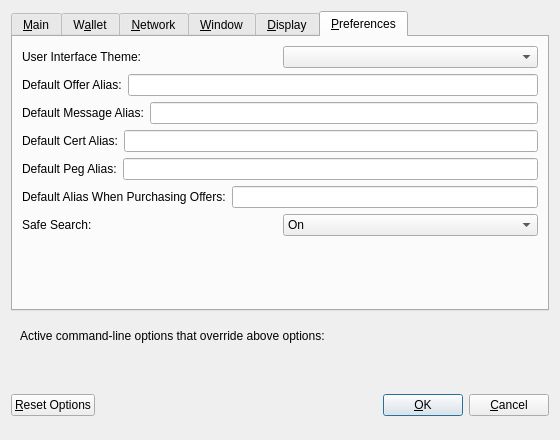
<?xml version="1.0" encoding="UTF-8"?>
<ui version="4.0">
 <class>OptionsDialog</class>
 <widget class="QDialog" name="OptionsDialog">
  <property name="geometry">
   <rect>
    <x>0</x>
    <y>0</y>
    <width>560</width>
    <height>440</height>
   </rect>
  </property>
  <property name="windowTitle">
   <string>Options</string>
  </property>
  <property name="modal">
   <bool>true</bool>
  </property>
  <layout class="QVBoxLayout" name="verticalLayout">
   <item>
    <widget class="QTabWidget" name="tabWidget">
     <property name="currentIndex">
      <number>5</number>
     </property>
     <widget class="QWidget" name="tabMain">
      <attribute name="title">
       <string>&amp;Main</string>
      </attribute>
      <layout class="QVBoxLayout" name="verticalLayout_Main">
       <item>
        <widget class="QCheckBox" name="syscoinAtStartup">
         <property name="toolTip">
          <string>Automatically start Syscoin Core after logging in to the system.</string>
         </property>
         <property name="text">
          <string>&amp;Start Syscoin Core on system login</string>
         </property>
        </widget>
       </item>
       <item>
        <layout class="QHBoxLayout" name="horizontalLayout_2_Main">
         <item>
          <widget class="QLabel" name="databaseCacheLabel">
           <property name="text">
            <string>Size of &amp;database cache</string>
           </property>
           <property name="textFormat">
            <enum>Qt::PlainText</enum>
           </property>
           <property name="buddy">
            <cstring>databaseCache</cstring>
           </property>
          </widget>
         </item>
         <item>
          <widget class="QSpinBox" name="databaseCache"/>
         </item>
         <item>
          <widget class="QLabel" name="databaseCacheUnitLabel">
           <property name="text">
            <string>MB</string>
           </property>
           <property name="textFormat">
            <enum>Qt::PlainText</enum>
           </property>
          </widget>
         </item>
         <item>
          <spacer name="horizontalSpacer_2_Main">
           <property name="orientation">
            <enum>Qt::Horizontal</enum>
           </property>
           <property name="sizeHint" stdset="0">
            <size>
             <width>40</width>
             <height>20</height>
            </size>
           </property>
          </spacer>
         </item>
        </layout>
       </item>
       <item>
        <layout class="QHBoxLayout" name="horizontalLayout_3_Main">
         <item>
          <widget class="QLabel" name="threadsScriptVerifLabel">
           <property name="text">
            <string>Number of script &amp;verification threads</string>
           </property>
           <property name="textFormat">
            <enum>Qt::PlainText</enum>
           </property>
           <property name="buddy">
            <cstring>threadsScriptVerif</cstring>
           </property>
          </widget>
         </item>
         <item>
          <widget class="QSpinBox" name="threadsScriptVerif">
           <property name="toolTip">
            <string>(0 = auto, &lt;0 = leave that many cores free)</string>
           </property>
          </widget>
         </item>
         <item>
          <spacer name="horizontalSpacer_3_Main">
           <property name="orientation">
            <enum>Qt::Horizontal</enum>
           </property>
           <property name="sizeHint" stdset="0">
            <size>
             <width>40</width>
             <height>20</height>
            </size>
           </property>
          </spacer>
         </item>
        </layout>
       </item>
       <item>
        <spacer name="verticalSpacer_Main">
         <property name="orientation">
          <enum>Qt::Vertical</enum>
         </property>
         <property name="sizeHint" stdset="0">
          <size>
           <width>20</width>
           <height>40</height>
          </size>
         </property>
        </spacer>
       </item>
      </layout>
     </widget>
     <widget class="QWidget" name="tabWallet">
      <attribute name="title">
       <string>W&amp;allet</string>
      </attribute>
      <layout class="QVBoxLayout" name="verticalLayout_Wallet">
       <item>
        <widget class="QGroupBox" name="groupBox">
         <property name="title">
          <string>Expert</string>
         </property>
         <layout class="QVBoxLayout" name="verticalLayout_2">
          <item>
           <widget class="QCheckBox" name="coinControlFeatures">
            <property name="toolTip">
             <string>Whether to show coin control features or not.</string>
            </property>
            <property name="text">
             <string>Enable coin &amp;control features</string>
            </property>
           </widget>
          </item>
          <item>
           <widget class="QCheckBox" name="spendZeroConfChange">
            <property name="toolTip">
             <string>If you disable the spending of unconfirmed change, the change from a transaction cannot be used until that transaction has at least one confirmation. This also affects how your balance is computed.</string>
            </property>
            <property name="text">
             <string>&amp;Spend unconfirmed change</string>
            </property>
           </widget>
          </item>
         </layout>
        </widget>
       </item>
       <item>
        <spacer name="verticalSpacer_Wallet">
         <property name="orientation">
          <enum>Qt::Vertical</enum>
         </property>
         <property name="sizeHint" stdset="0">
          <size>
           <width>20</width>
           <height>40</height>
          </size>
         </property>
        </spacer>
       </item>
      </layout>
     </widget>
     <widget class="QWidget" name="tabNetwork">
      <attribute name="title">
       <string>&amp;Network</string>
      </attribute>
      <layout class="QVBoxLayout" name="verticalLayout_Network">
       <item>
        <widget class="QCheckBox" name="mapPortUpnp">
         <property name="toolTip">
          <string>Automatically open the Syscoin client port on the router. This only works when your router supports UPnP and it is enabled.</string>
         </property>
         <property name="text">
          <string>Map port using &amp;UPnP</string>
         </property>
        </widget>
       </item>
       <item>
        <widget class="QCheckBox" name="allowIncoming">
         <property name="toolTip">
          <string>Accept connections from outside</string>
         </property>
         <property name="text">
          <string>Allow incoming connections</string>
         </property>
        </widget>
       </item>
       <item>
        <widget class="QCheckBox" name="connectSocks">
         <property name="toolTip">
          <string>Connect to the Syscoin network through a SOCKS5 proxy.</string>
         </property>
         <property name="text">
          <string>&amp;Connect through SOCKS5 proxy (default proxy):</string>
         </property>
        </widget>
       </item>
       <item>
        <layout class="QHBoxLayout" name="horizontalLayout_1_Network">
         <item>
          <widget class="QLabel" name="proxyIpLabel">
           <property name="text">
            <string>Proxy &amp;IP:</string>
           </property>
           <property name="textFormat">
            <enum>Qt::PlainText</enum>
           </property>
           <property name="buddy">
            <cstring>proxyIp</cstring>
           </property>
          </widget>
         </item>
         <item>
          <widget class="QValidatedLineEdit" name="proxyIp">
           <property name="minimumSize">
            <size>
             <width>140</width>
             <height>0</height>
            </size>
           </property>
           <property name="maximumSize">
            <size>
             <width>140</width>
             <height>16777215</height>
            </size>
           </property>
           <property name="toolTip">
            <string>IP address of the proxy (e.g. IPv4: 127.0.0.1 / IPv6: ::1)</string>
           </property>
          </widget>
         </item>
         <item>
          <widget class="QLabel" name="proxyPortLabel">
           <property name="text">
            <string>&amp;Port:</string>
           </property>
           <property name="textFormat">
            <enum>Qt::PlainText</enum>
           </property>
           <property name="buddy">
            <cstring>proxyPort</cstring>
           </property>
          </widget>
         </item>
         <item>
          <widget class="QLineEdit" name="proxyPort">
           <property name="minimumSize">
            <size>
             <width>55</width>
             <height>0</height>
            </size>
           </property>
           <property name="maximumSize">
            <size>
             <width>55</width>
             <height>16777215</height>
            </size>
           </property>
           <property name="toolTip">
            <string>Port of the proxy (e.g. 9050)</string>
           </property>
          </widget>
         </item>
         <item>
          <spacer name="horizontalSpacer_1_Network">
           <property name="orientation">
            <enum>Qt::Horizontal</enum>
           </property>
           <property name="sizeHint" stdset="0">
            <size>
             <width>40</width>
             <height>20</height>
            </size>
           </property>
          </spacer>
         </item>
        </layout>
       </item>
       <item>
        <layout class="QHBoxLayout" name="horizontalLayout_2_Network">
         <item>
          <widget class="QLabel" name="proxyActiveNets">
           <property name="text">
            <string>Used for reaching peers via:</string>
           </property>
           <property name="textFormat">
            <enum>Qt::PlainText</enum>
           </property>
          </widget>
         </item>
         <item>
          <widget class="QCheckBox" name="proxyReachIPv4">
           <property name="enabled">
            <bool>false</bool>
           </property>
           <property name="toolTip">
            <string>Shows, if the supplied default SOCKS5 proxy is used to reach peers via this network type.</string>
           </property>
           <property name="text">
            <string/>
           </property>
          </widget>
         </item>
         <item>
          <widget class="QLabel" name="proxyReachIPv4Label">
           <property name="text">
            <string>IPv4</string>
           </property>
           <property name="textFormat">
            <enum>Qt::PlainText</enum>
           </property>
          </widget>
         </item>
         <item>
          <widget class="QCheckBox" name="proxyReachIPv6">
           <property name="enabled">
            <bool>false</bool>
           </property>
           <property name="toolTip">
            <string>Shows, if the supplied default SOCKS5 proxy is used to reach peers via this network type.</string>
           </property>
           <property name="text">
            <string/>
           </property>
          </widget>
         </item>
         <item>
          <widget class="QLabel" name="proxyReachIPv6Label">
           <property name="text">
            <string>IPv6</string>
           </property>
           <property name="textFormat">
            <enum>Qt::PlainText</enum>
           </property>
          </widget>
         </item>
         <item>
          <widget class="QCheckBox" name="proxyReachTor">
           <property name="enabled">
            <bool>false</bool>
           </property>
           <property name="toolTip">
            <string>Shows, if the supplied default SOCKS5 proxy is used to reach peers via this network type.</string>
           </property>
           <property name="text">
            <string/>
           </property>
          </widget>
         </item>
         <item>
          <widget class="QLabel" name="proxyReachTorLabel">
           <property name="text">
            <string>Tor</string>
           </property>
           <property name="textFormat">
            <enum>Qt::PlainText</enum>
           </property>
          </widget>
         </item>
         <item>
          <spacer name="horizontalSpacer_2_Network">
           <property name="orientation">
            <enum>Qt::Horizontal</enum>
           </property>
           <property name="sizeHint" stdset="0">
            <size>
             <width>40</width>
             <height>20</height>
            </size>
           </property>
          </spacer>
         </item>
        </layout>
       </item>
       <item>
        <widget class="QCheckBox" name="connectSocksTor">
         <property name="toolTip">
          <string>Connect to the Syscoin network through a separate SOCKS5 proxy for Tor hidden services.</string>
         </property>
         <property name="text">
          <string>Use separate SOCKS5 proxy to reach peers via Tor hidden services:</string>
         </property>
        </widget>
       </item>
       <item>
        <layout class="QHBoxLayout" name="horizontalLayout_3_Network">
         <item>
          <widget class="QLabel" name="proxyIpTorLabel">
           <property name="text">
            <string>Proxy &amp;IP:</string>
           </property>
           <property name="textFormat">
            <enum>Qt::PlainText</enum>
           </property>
           <property name="buddy">
            <cstring>proxyIpTor</cstring>
           </property>
          </widget>
         </item>
         <item>
          <widget class="QValidatedLineEdit" name="proxyIpTor">
           <property name="minimumSize">
            <size>
             <width>140</width>
             <height>0</height>
            </size>
           </property>
           <property name="maximumSize">
            <size>
             <width>140</width>
             <height>16777215</height>
            </size>
           </property>
           <property name="toolTip">
            <string>IP address of the proxy (e.g. IPv4: 127.0.0.1 / IPv6: ::1)</string>
           </property>
          </widget>
         </item>
         <item>
          <widget class="QLabel" name="proxyPortTorLabel">
           <property name="text">
            <string>&amp;Port:</string>
           </property>
           <property name="textFormat">
            <enum>Qt::PlainText</enum>
           </property>
           <property name="buddy">
            <cstring>proxyPortTor</cstring>
           </property>
          </widget>
         </item>
         <item>
          <widget class="QLineEdit" name="proxyPortTor">
           <property name="minimumSize">
            <size>
             <width>55</width>
             <height>0</height>
            </size>
           </property>
           <property name="maximumSize">
            <size>
             <width>55</width>
             <height>16777215</height>
            </size>
           </property>
           <property name="toolTip">
            <string>Port of the proxy (e.g. 9050)</string>
           </property>
          </widget>
         </item>
         <item>
          <spacer name="horizontalSpacer_4_Network">
           <property name="orientation">
            <enum>Qt::Horizontal</enum>
           </property>
           <property name="sizeHint" stdset="0">
            <size>
             <width>40</width>
             <height>20</height>
            </size>
           </property>
          </spacer>
         </item>
        </layout>
       </item>
       <item>
        <spacer name="verticalSpacer_Network">
         <property name="orientation">
          <enum>Qt::Vertical</enum>
         </property>
         <property name="sizeHint" stdset="0">
          <size>
           <width>20</width>
           <height>40</height>
          </size>
         </property>
        </spacer>
       </item>
      </layout>
     </widget>
     <widget class="QWidget" name="tabWindow">
      <attribute name="title">
       <string>&amp;Window</string>
      </attribute>
      <layout class="QVBoxLayout" name="verticalLayout_Window">
       <item>
        <widget class="QCheckBox" name="minimizeToTray">
         <property name="toolTip">
          <string>Show only a tray icon after minimizing the window.</string>
         </property>
         <property name="text">
          <string>&amp;Minimize to the tray instead of the taskbar</string>
         </property>
        </widget>
       </item>
       <item>
        <widget class="QCheckBox" name="minimizeOnClose">
         <property name="toolTip">
          <string>Minimize instead of exit the application when the window is closed. When this option is enabled, the application will be closed only after selecting Exit in the menu.</string>
         </property>
         <property name="text">
          <string>M&amp;inimize on close</string>
         </property>
        </widget>
       </item>
       <item>
        <spacer name="verticalSpacer_Window">
         <property name="orientation">
          <enum>Qt::Vertical</enum>
         </property>
         <property name="sizeHint" stdset="0">
          <size>
           <width>20</width>
           <height>40</height>
          </size>
         </property>
        </spacer>
       </item>
      </layout>
     </widget>
     <widget class="QWidget" name="tabDisplay">
      <attribute name="title">
       <string>&amp;Display</string>
      </attribute>
      <layout class="QVBoxLayout" name="verticalLayout_Display">
       <item>
        <layout class="QHBoxLayout" name="horizontalLayout_1_Display">
         <item>
          <widget class="QLabel" name="langLabel">
           <property name="text">
            <string>User Interface &amp;language:</string>
           </property>
           <property name="textFormat">
            <enum>Qt::PlainText</enum>
           </property>
           <property name="buddy">
            <cstring>lang</cstring>
           </property>
          </widget>
         </item>
         <item>
          <widget class="QValueComboBox" name="lang">
           <property name="toolTip">
            <string>The user interface language can be set here. This setting will take effect after restarting Syscoin Core.</string>
           </property>
          </widget>
         </item>
        </layout>
       </item>
       <item>
        <layout class="QHBoxLayout" name="horizontalLayout_2_Display">
         <item>
          <widget class="QLabel" name="unitLabel">
           <property name="text">
            <string>&amp;Unit to show amounts in:</string>
           </property>
           <property name="textFormat">
            <enum>Qt::PlainText</enum>
           </property>
           <property name="buddy">
            <cstring>unit</cstring>
           </property>
          </widget>
         </item>
         <item>
          <widget class="QValueComboBox" name="unit">
           <property name="toolTip">
            <string>Choose the default subdivision unit to show in the interface and when sending coins.</string>
           </property>
          </widget>
         </item>
        </layout>
       </item>
       <item>
        <layout class="QHBoxLayout" name="horizontalLayout_3_Display">
         <item>
          <widget class="QLabel" name="thirdPartyTxUrlsLabel">
           <property name="toolTip">
            <string>Third party URLs (e.g. a block explorer) that appear in the transactions tab as context menu items. %s in the URL is replaced by transaction hash. Multiple URLs are separated by vertical bar |.</string>
           </property>
           <property name="text">
            <string>Third party transaction URLs</string>
           </property>
           <property name="buddy">
            <cstring>thirdPartyTxUrls</cstring>
           </property>
          </widget>
         </item>
         <item>
          <widget class="QLineEdit" name="thirdPartyTxUrls">
           <property name="toolTip">
            <string>Third party URLs (e.g. a block explorer) that appear in the transactions tab as context menu items. %s in the URL is replaced by transaction hash. Multiple URLs are separated by vertical bar |.</string>
           </property>
          </widget>
         </item>
        </layout>
       </item>
       <item>
        <spacer name="verticalSpacer_Display">
         <property name="orientation">
          <enum>Qt::Vertical</enum>
         </property>
         <property name="sizeHint" stdset="0">
          <size>
           <width>20</width>
           <height>40</height>
          </size>
         </property>
        </spacer>
       </item>
      </layout>
     </widget>
     <widget class="QWidget" name="tabSyscoin">
      <attribute name="title">
       <string>&amp;Preferences</string>
      </attribute>
      <layout class="QVBoxLayout" name="verticalLayout_3">
       <item>
        <layout class="QHBoxLayout" name="horizontalLayout_4_Pref">
         <item>
          <widget class="QLabel" name="themeLabel">
           <property name="text">
            <string>User Interface Theme:</string>
           </property>
          </widget>
         </item>
         <item>
          <widget class="QComboBox" name="theme">
           <property name="toolTip">
            <string>The user interface theme can be set here. This setting will take effect after restarting Syscoin Core.</string>
           </property>
          </widget>
         </item>
        </layout>
       </item>
       <item>
        <layout class="QHBoxLayout" name="horizontalLayout_Pref">
         <item>
          <widget class="QLabel" name="labelDefaultOffer">
           <property name="text">
            <string>Default Offer Alias:</string>
           </property>
          </widget>
         </item>
         <item>
          <widget class="QLineEdit" name="defaultOfferAlias"/>
         </item>
        </layout>
       </item>
       <item>
        <layout class="QHBoxLayout" name="horizontalLayout_2_Pref">
         <item>
          <widget class="QLabel" name="labelDefaultMessage">
           <property name="text">
            <string>Default Message Alias:</string>
           </property>
          </widget>
         </item>
         <item>
          <widget class="QLineEdit" name="defaultMessageAlias"/>
         </item>
        </layout>
       </item>
       <item>
        <layout class="QHBoxLayout" name="horizontalLayout_3_Pref">
         <item>
          <widget class="QLabel" name="labelDefaultCert">
           <property name="text">
            <string>Default Cert Alias:</string>
           </property>
          </widget>
         </item>
         <item>
          <widget class="QLineEdit" name="defaultCertAlias"/>
         </item>
        </layout>
       </item>
       <item>
        <layout class="QHBoxLayout" name="horizontalLayout_4_Pref_2">
         <item>
          <widget class="QLabel" name="labelDefaultPeg">
           <property name="text">
            <string>Default Peg Alias:</string>
           </property>
          </widget>
         </item>
         <item>
          <widget class="QLineEdit" name="defaultPegAlias"/>
         </item>
        </layout>
       </item>
       <item>
        <layout class="QHBoxLayout" name="horizontalLayout_5_Pref">
         <item>
          <widget class="QLabel" name="labelDefaultBuyOffer">
           <property name="text">
            <string>Default Alias When Purchasing Offers:</string>
           </property>
          </widget>
         </item>
         <item>
          <widget class="QLineEdit" name="defaultBuyOfferAlias"/>
         </item>
        </layout>
       </item>
       <item>
        <layout class="QHBoxLayout" name="horizontalLayout_6_Pref">
         <item>
          <widget class="QLabel" name="labelSafeSearch">
           <property name="text">
            <string>Safe Search:</string>
           </property>
          </widget>
         </item>
         <item>
          <widget class="QComboBox" name="safeSearch">
           <item>
            <property name="text">
             <string>On</string>
            </property>
           </item>
           <item>
            <property name="text">
             <string>Off</string>
            </property>
           </item>
          </widget>
         </item>
        </layout>
       </item>
       <item>
        <spacer name="verticalSpacer_Pref">
         <property name="orientation">
          <enum>Qt::Vertical</enum>
         </property>
         <property name="sizeHint" stdset="0">
          <size>
           <width>20</width>
           <height>40</height>
          </size>
         </property>
        </spacer>
       </item>
      </layout>
      <zorder>verticalSpacer_Pref</zorder>
     </widget>
    </widget>
   </item>
   <item>
    <widget class="QFrame" name="frame">
     <layout class="QVBoxLayout" name="verticalLayout_Bottom">
      <item>
       <layout class="QHBoxLayout" name="horizontalLayout_Bottom">
        <item>
         <widget class="QLabel" name="overriddenByCommandLineInfoLabel">
          <property name="text">
           <string>Active command-line options that override above options:</string>
          </property>
          <property name="textFormat">
           <enum>Qt::PlainText</enum>
          </property>
         </widget>
        </item>
        <item>
         <spacer name="horizontalSpacer_Bottom">
          <property name="orientation">
           <enum>Qt::Horizontal</enum>
          </property>
          <property name="sizeHint" stdset="0">
           <size>
            <width>40</width>
            <height>20</height>
           </size>
          </property>
         </spacer>
        </item>
       </layout>
      </item>
      <item>
       <widget class="QLabel" name="overriddenByCommandLineLabel">
        <property name="text">
         <string/>
        </property>
        <property name="textFormat">
         <enum>Qt::PlainText</enum>
        </property>
        <property name="wordWrap">
         <bool>true</bool>
        </property>
       </widget>
      </item>
     </layout>
    </widget>
   </item>
   <item>
    <layout class="QHBoxLayout" name="horizontalLayout_Buttons">
     <item>
      <widget class="QPushButton" name="resetButton">
       <property name="toolTip">
        <string>Reset all client options to default.</string>
       </property>
       <property name="text">
        <string>&amp;Reset Options</string>
       </property>
       <property name="autoDefault">
        <bool>false</bool>
       </property>
      </widget>
     </item>
     <item>
      <spacer name="horizontalSpacer_1">
       <property name="orientation">
        <enum>Qt::Horizontal</enum>
       </property>
       <property name="sizeHint" stdset="0">
        <size>
         <width>40</width>
         <height>48</height>
        </size>
       </property>
      </spacer>
     </item>
     <item>
      <widget class="QLabel" name="statusLabel">
       <property name="minimumSize">
        <size>
         <width>200</width>
         <height>0</height>
        </size>
       </property>
       <property name="font">
        <font>
         <weight>75</weight>
         <bold>true</bold>
        </font>
       </property>
       <property name="text">
        <string/>
       </property>
       <property name="textFormat">
        <enum>Qt::PlainText</enum>
       </property>
       <property name="wordWrap">
        <bool>true</bool>
       </property>
      </widget>
     </item>
     <item>
      <spacer name="horizontalSpacer_2">
       <property name="orientation">
        <enum>Qt::Horizontal</enum>
       </property>
       <property name="sizeHint" stdset="0">
        <size>
         <width>40</width>
         <height>48</height>
        </size>
       </property>
      </spacer>
     </item>
     <item>
      <widget class="QPushButton" name="okButton">
       <property name="text">
        <string>&amp;OK</string>
       </property>
       <property name="autoDefault">
        <bool>false</bool>
       </property>
       <property name="default">
        <bool>true</bool>
       </property>
      </widget>
     </item>
     <item>
      <widget class="QPushButton" name="cancelButton">
       <property name="text">
        <string>&amp;Cancel</string>
       </property>
       <property name="autoDefault">
        <bool>false</bool>
       </property>
      </widget>
     </item>
    </layout>
   </item>
  </layout>
 </widget>
 <customwidgets>
  <customwidget>
   <class>QValidatedLineEdit</class>
   <extends>QLineEdit</extends>
   <header>qvalidatedlineedit.h</header>
  </customwidget>
  <customwidget>
   <class>QValueComboBox</class>
   <extends>QComboBox</extends>
   <header>qvaluecombobox.h</header>
  </customwidget>
 </customwidgets>
 <resources/>
 <connections/>
</ui>
